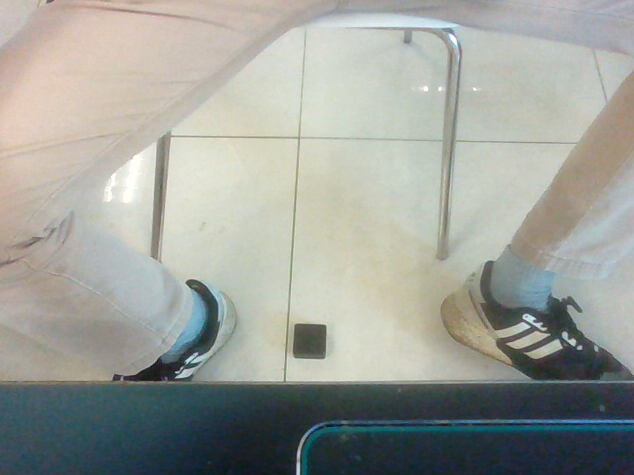
#> input picture farees/Photos/black_original.png, 634 x 475 px, found by its file name
$ python pc_single_image_template_matching.py
#> lines starting #> are read from the running program, lines starting #| are printed output that depends on the picture; after the words box and inside, x2 and y2 are one past the last pixel; in counts of white or black regions, pixels touching at a corner belong together
import cv2
import numpy as np
import matplotlib.pyplot as plt  # For alternative display method

# Load the images
img_rgb = cv2.imread(r'C:\Users\Predator\Desktop\Bosch_Rexroth\DCMY_INTERNS\farees\Photos\black_original.png')
#> img_rgb is the input picture: shape (475, 634, 3); mean B, G, R 153.8, 160.4, 157.3
# img_rgb = cv2.imread(r'C:\Users\Predator\Desktop\Bosch_Rexroth\DCMY_INTERNS\farees\Photos\rotated.jpg')
# img_rgb = cv2.imread(r'C:\Users\Predator\Desktop\Bosch_Rexroth\DCMY_INTERNS\farees\Photos\translation.jpg')
# img_rgb = cv2.imread(r'C:\Users\Predator\Desktop\Bosch_Rexroth\DCMY_INTERNS\farees\Photos\none.jpg')

if img_rgb is None:
    print("Error: Original image not found.")
    exit()

template = cv2.imread(r'C:\Users\Predator\Desktop\Bosch_Rexroth\DCMY_INTERNS\farees\Photos\black_temp.png', 0)
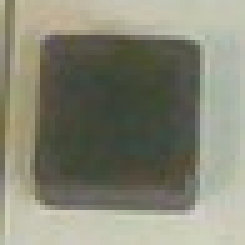
#> input picture farees/Photos/black_temp.png, 49 x 49 px, found by its file name (shown 5 times larger)
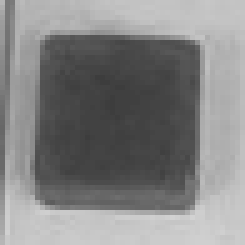
#> template: shape (49, 49) (shown 5 times larger); min 61, max 210, mean 132
if template is None:
    print("Error: Template image not found.")
    exit()

# Convert original image to grayscale
img_gray = cv2.cvtColor(img_rgb, cv2.COLOR_BGR2GRAY)
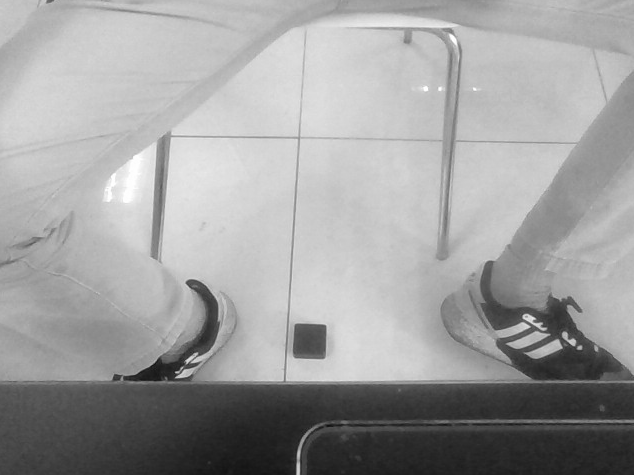
#> img_gray: shape (475, 634); min 15, max 255, mean 158.7

# Template matching
w, h = template.shape[::-1]
#> w = 49; h = 49
res = cv2.matchTemplate(img_gray, template, cv2.TM_CCOEFF_NORMED)
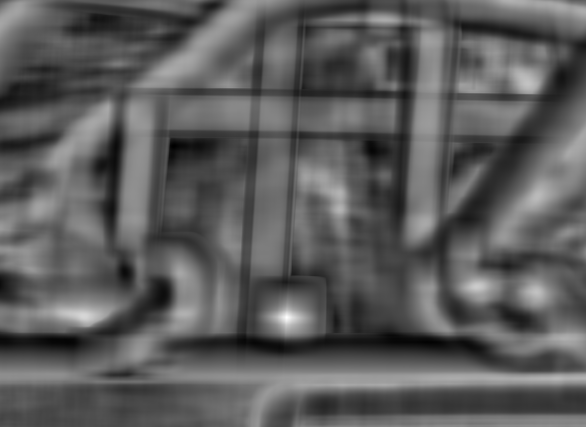
#> res: shape (427, 586) float32; min -0.639, max 0.99, mean -0.0494; drawn with min black and max white
threshold = 0.8
print(f"Threshold value: {threshold}")
loc = np.where(res >= threshold)
#> loc = 51 positions, rows 314 to 321, columns 282 to 291

# Draw rectangles around matches and calculate centers
centers = []  # List to store centers
for pt in zip(*loc[::-1]):
    # Draw rectangle
    cv2.rectangle(img_rgb, pt, (pt[0] + w, pt[1] + h), (0, 255, 255), 2)

    # Calculate center
    center_x = pt[0] + w // 2
    center_y = pt[1] + h // 2
    centers.append((center_x, center_y))
#> this loop made 51 passes
#> (pt, center_x, center_y) on passes 1 to 12: ((285, 314), 309, 338), ((286, 314), 310, 338), ((287, 314), 311, 338), ((288, 314), 312, 338), ((284, 315), 308, 339), ((285, 315), 309, 339), ((286, 315), 310, 339), ((287, 315), 311, 339), ((288, 315), 312, 339), ((289, 315), 313, 339), ((283, 316), 307, 340), ((284, 316), 308, 340)
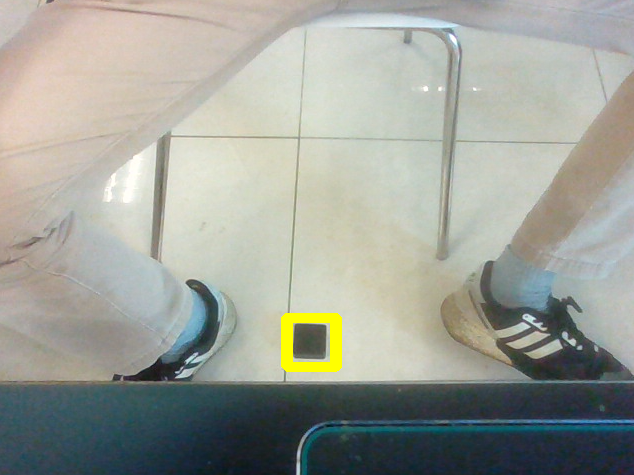
#> img_rgb: shape (475, 634, 3); 0.7% of pixels changed, all inside (x1, y1, x2, y2) = (281, 313, 342, 372)
#> after the loop, centers = 51 pairs, first value 306 to 315, second value 338 to 345

# Print the last center coordinates (latest detected object)
if centers:
    center_x, center_y = centers[-1]  # Get the last center
    print(f"Detected object center: (X: {center_x}, Y: {center_y})")
#| Detected object center: (X: 311, Y: 345)

# Add a message to the image if no objects are detected
if not centers:
    print("No objects detected.")
    cv2.putText(img_rgb, "No objects detected", (50, 50), cv2.FONT_HERSHEY_SIMPLEX,
                1, (0, 0, 255), 2, cv2.LINE_AA)

# If centers are detected, display the last center coordinates in the image
if centers:
    center_x, center_y = centers[-1]  # Get the last center
    # Display the center at a fixed location (e.g., top-left corner)
    cv2.putText(img_rgb, f"({center_x}, {center_y})", (center_x, center_y), cv2.FONT_HERSHEY_SIMPLEX,
                1, (0, 255, 0), 2, cv2.LINE_AA)
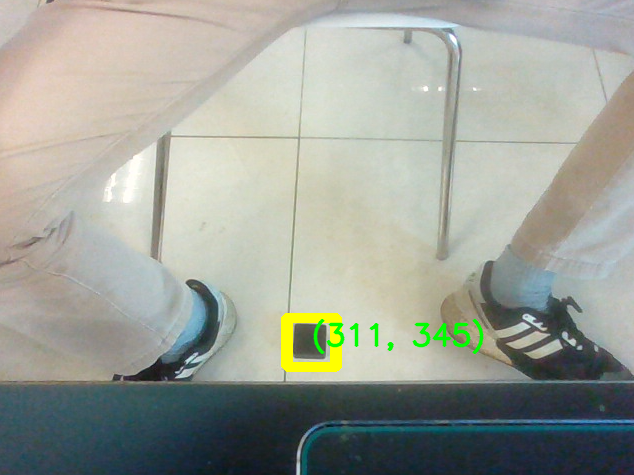
#> img_rgb: shape (475, 634, 3); 0.58% of pixels changed, all inside (x1, y1, x2, y2) = (313, 319, 484, 355)

# Save the result image
output_path = r'DCMY_INTERNS\farees\Results\detected.jpg'
cv2.imwrite(output_path, img_rgb)
print(f"Image saved successfully at: {output_path}")

# Display the image
try:
    # Option 1: Using OpenCV (if GUI support is available)
    cv2.imshow('Template Matching', img_rgb)
    cv2.waitKey(0)
    cv2.destroyAllWindows()
except cv2.error as e:
    print("cv2.imshow is not supported in your environment. Using matplotlib instead.")

    # Option 2: Using matplotlib (works in all environments)
    img_rgb = cv2.cvtColor(img_rgb, cv2.COLOR_BGR2RGB)  # Convert color for matplotlib
    plt.imshow(img_rgb)
    plt.title("Template Matching")

    # Display center coordinates of the last match (if detected)
    if centers:
        # Display the last center only
        center_x, center_y = centers[-1]
        plt.text(center_x, center_y, f"({center_x}, {center_y})", color='yellow', fontsize=10,
                 bbox=dict(facecolor='blue', alpha=0.5))
    plt.axis('off')  # Hide axes
    plt.show()
